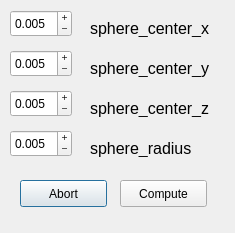
<?xml version="1.0" encoding="UTF-8"?>
<ui version="4.0">
 <class>crop_sphere_dialog</class>
 <widget class="QDialog" name="crop_sphere_dialog">
  <property name="geometry">
   <rect>
    <x>0</x>
    <y>0</y>
    <width>235</width>
    <height>233</height>
   </rect>
  </property>
  <property name="windowTitle">
   <string>Choose thresholds</string>
  </property>
  <widget class="QDoubleSpinBox" name="box_y">
   <property name="geometry">
    <rect>
     <x>10</x>
     <y>50</y>
     <width>62</width>
     <height>27</height>
    </rect>
   </property>
   <property name="buttonSymbols">
    <enum>QAbstractSpinBox::PlusMinus</enum>
   </property>
   <property name="decimals">
    <number>3</number>
   </property>
   <property name="minimum">
    <double>-100.000000000000000</double>
   </property>
   <property name="maximum">
    <double>100.000000000000000</double>
   </property>
   <property name="singleStep">
    <double>0.001000000000000</double>
   </property>
   <property name="value">
    <double>0.005000000000000</double>
   </property>
  </widget>
  <widget class="QPushButton" name="abort">
   <property name="geometry">
    <rect>
     <x>20</x>
     <y>180</y>
     <width>87</width>
     <height>27</height>
    </rect>
   </property>
   <property name="text">
    <string>Abort</string>
   </property>
  </widget>
  <widget class="QPushButton" name="compute">
   <property name="geometry">
    <rect>
     <x>120</x>
     <y>180</y>
     <width>87</width>
     <height>27</height>
    </rect>
   </property>
   <property name="text">
    <string>Compute</string>
   </property>
  </widget>
  <widget class="QLabel" name="label">
   <property name="geometry">
    <rect>
     <x>90</x>
     <y>20</y>
     <width>151</width>
     <height>17</height>
    </rect>
   </property>
   <property name="font">
    <font>
     <pointsize>12</pointsize>
    </font>
   </property>
   <property name="text">
    <string>sphere_center_x</string>
   </property>
  </widget>
  <widget class="QDoubleSpinBox" name="box_x">
   <property name="geometry">
    <rect>
     <x>10</x>
     <y>10</y>
     <width>62</width>
     <height>27</height>
    </rect>
   </property>
   <property name="buttonSymbols">
    <enum>QAbstractSpinBox::PlusMinus</enum>
   </property>
   <property name="decimals">
    <number>3</number>
   </property>
   <property name="minimum">
    <double>-100.000000000000000</double>
   </property>
   <property name="maximum">
    <double>100.000000000000000</double>
   </property>
   <property name="singleStep">
    <double>0.001000000000000</double>
   </property>
   <property name="value">
    <double>0.005000000000000</double>
   </property>
  </widget>
  <widget class="QDoubleSpinBox" name="box_z">
   <property name="geometry">
    <rect>
     <x>10</x>
     <y>90</y>
     <width>62</width>
     <height>27</height>
    </rect>
   </property>
   <property name="buttonSymbols">
    <enum>QAbstractSpinBox::PlusMinus</enum>
   </property>
   <property name="decimals">
    <number>3</number>
   </property>
   <property name="minimum">
    <double>-100.000000000000000</double>
   </property>
   <property name="maximum">
    <double>100.000000000000000</double>
   </property>
   <property name="singleStep">
    <double>0.001000000000000</double>
   </property>
   <property name="value">
    <double>0.005000000000000</double>
   </property>
  </widget>
  <widget class="QDoubleSpinBox" name="box_r">
   <property name="geometry">
    <rect>
     <x>10</x>
     <y>130</y>
     <width>62</width>
     <height>27</height>
    </rect>
   </property>
   <property name="buttonSymbols">
    <enum>QAbstractSpinBox::PlusMinus</enum>
   </property>
   <property name="decimals">
    <number>3</number>
   </property>
   <property name="minimum">
    <double>-100.000000000000000</double>
   </property>
   <property name="maximum">
    <double>100.000000000000000</double>
   </property>
   <property name="singleStep">
    <double>0.001000000000000</double>
   </property>
   <property name="value">
    <double>0.005000000000000</double>
   </property>
  </widget>
  <widget class="QLabel" name="label_2">
   <property name="geometry">
    <rect>
     <x>90</x>
     <y>60</y>
     <width>151</width>
     <height>17</height>
    </rect>
   </property>
   <property name="font">
    <font>
     <pointsize>12</pointsize>
    </font>
   </property>
   <property name="text">
    <string>sphere_center_y</string>
   </property>
  </widget>
  <widget class="QLabel" name="label_3">
   <property name="geometry">
    <rect>
     <x>90</x>
     <y>100</y>
     <width>151</width>
     <height>17</height>
    </rect>
   </property>
   <property name="font">
    <font>
     <pointsize>12</pointsize>
    </font>
   </property>
   <property name="text">
    <string>sphere_center_z</string>
   </property>
  </widget>
  <widget class="QLabel" name="label_4">
   <property name="geometry">
    <rect>
     <x>90</x>
     <y>140</y>
     <width>151</width>
     <height>17</height>
    </rect>
   </property>
   <property name="font">
    <font>
     <pointsize>12</pointsize>
    </font>
   </property>
   <property name="text">
    <string>sphere_radius</string>
   </property>
  </widget>
 </widget>
 <resources/>
 <connections/>
</ui>
